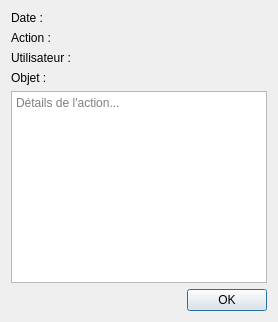
<?xml version="1.0" encoding="UTF-8"?>
<ui version="4.0">
 <class>AuditDetailsDialog</class>
 <widget class="QDialog" name="AuditDetailsDialog">
  <layout class="QVBoxLayout" name="verticalLayout">
   <item>
    <layout class="QFormLayout" name="formLayout">
     <item row="0" column="0"><widget class="QLabel" name="labelDateTitle"><property name="text"><string>Date :</string></property></widget></item>
     <item row="0" column="1"><widget class="QLabel" name="labelDate"/></item>
     <item row="1" column="0"><widget class="QLabel" name="labelActionTitle"><property name="text"><string>Action :</string></property></widget></item>
     <item row="1" column="1"><widget class="QLabel" name="labelAction"/></item>
     <item row="2" column="0"><widget class="QLabel" name="labelUserTitle"><property name="text"><string>Utilisateur :</string></property></widget></item>
     <item row="2" column="1"><widget class="QLabel" name="labelUser"/></item>
     <item row="3" column="0"><widget class="QLabel" name="labelObjectTitle"><property name="text"><string>Objet :</string></property></widget></item>
     <item row="3" column="1"><widget class="QLabel" name="labelObject"/></item>
    </layout>
   </item>
   <item>
    <widget class="QTextEdit" name="textDetails">
     <property name="readOnly"><bool>true</bool></property>
     <property name="placeholderText"><string>Détails de l'action...</string></property>
    </widget>
   </item>
   <item>
    <widget class="QDialogButtonBox" name="buttonBox">
     <property name="orientation"><enum>Qt::Horizontal</enum></property>
     <property name="standardButtons"><set>QDialogButtonBox::Ok</set></property>
    </widget>
   </item>
  </layout>
 </widget>
 <resources/>
 <connections/>
</ui>
